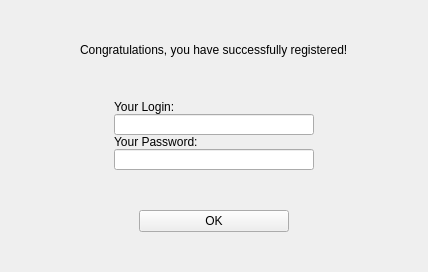
      <widget class="QWidget" name="WelcomePage">
       <layout class="QHBoxLayout" name="horizontalLayout_8">
        <property name="spacing">
         <number>0</number>
        </property>
        <property name="leftMargin">
         <number>0</number>
        </property>
        <property name="topMargin">
         <number>0</number>
        </property>
        <property name="rightMargin">
         <number>0</number>
        </property>
        <property name="bottomMargin">
         <number>0</number>
        </property>
        <item>
         <layout class="QGridLayout" name="gridLayout_6">
          <property name="spacing">
           <number>0</number>
          </property>
          <item row="1" column="1">
           <layout class="QHBoxLayout" name="horizontalLayout_7">
            <property name="spacing">
             <number>0</number>
            </property>
            <item>
             <spacer name="horizontalSpacer_4">
              <property name="orientation">
               <enum>Qt::Horizontal</enum>
              </property>
              <property name="sizeHint" stdset="0">
               <size>
                <width>40</width>
                <height>20</height>
               </size>
              </property>
             </spacer>
            </item>
            <item>
             <widget class="QLabel" name="WelWelcomeLabel">
              <property name="text">
               <string>Congratulations, you have successfully registered!</string>
              </property>
             </widget>
            </item>
            <item>
             <spacer name="horizontalSpacer_5">
              <property name="orientation">
               <enum>Qt::Horizontal</enum>
              </property>
              <property name="sizeHint" stdset="0">
               <size>
                <width>40</width>
                <height>20</height>
               </size>
              </property>
             </spacer>
            </item>
           </layout>
          </item>
          <item row="8" column="1">
           <layout class="QHBoxLayout" name="horizontalLayout_10">
            <property name="spacing">
             <number>0</number>
            </property>
            <item>
             <spacer name="horizontalSpacer_10">
              <property name="orientation">
               <enum>Qt::Horizontal</enum>
              </property>
              <property name="sizeHint" stdset="0">
               <size>
                <width>40</width>
                <height>20</height>
               </size>
              </property>
             </spacer>
            </item>
            <item>
             <widget class="QPushButton" name="WelOkBut">
              <property name="minimumSize">
               <size>
                <width>150</width>
                <height>0</height>
               </size>
              </property>
              <property name="text">
               <string>OK</string>
              </property>
             </widget>
            </item>
            <item>
             <spacer name="horizontalSpacer_11">
              <property name="orientation">
               <enum>Qt::Horizontal</enum>
              </property>
              <property name="sizeHint" stdset="0">
               <size>
                <width>40</width>
                <height>20</height>
               </size>
              </property>
             </spacer>
            </item>
           </layout>
          </item>
          <item row="7" column="1">
           <spacer name="verticalSpacer_10">
            <property name="orientation">
             <enum>Qt::Vertical</enum>
            </property>
            <property name="sizeHint" stdset="0">
             <size>
              <width>20</width>
              <height>40</height>
             </size>
            </property>
           </spacer>
          </item>
          <item row="7" column="2">
           <spacer name="horizontalSpacer_13">
            <property name="orientation">
             <enum>Qt::Horizontal</enum>
            </property>
            <property name="sizeHint" stdset="0">
             <size>
              <width>40</width>
              <height>20</height>
             </size>
            </property>
           </spacer>
          </item>
          <item row="7" column="0">
           <spacer name="horizontalSpacer_14">
            <property name="orientation">
             <enum>Qt::Horizontal</enum>
            </property>
            <property name="sizeHint" stdset="0">
             <size>
              <width>40</width>
              <height>20</height>
             </size>
            </property>
           </spacer>
          </item>
          <item row="0" column="1">
           <spacer name="verticalSpacer_11">
            <property name="orientation">
             <enum>Qt::Vertical</enum>
            </property>
            <property name="sizeType">
             <enum>QSizePolicy::MinimumExpanding</enum>
            </property>
            <property name="sizeHint" stdset="0">
             <size>
              <width>20</width>
              <height>40</height>
             </size>
            </property>
           </spacer>
          </item>
          <item row="9" column="1">
           <spacer name="verticalSpacer_13">
            <property name="orientation">
             <enum>Qt::Vertical</enum>
            </property>
            <property name="sizeType">
             <enum>QSizePolicy::Fixed</enum>
            </property>
            <property name="sizeHint" stdset="0">
             <size>
              <width>20</width>
              <height>40</height>
             </size>
            </property>
           </spacer>
          </item>
          <item row="3" column="1">
           <layout class="QGridLayout" name="gridLayout_8">
            <property name="spacing">
             <number>0</number>
            </property>
            <item row="1" column="1">
             <widget class="QLabel" name="label_11">
              <property name="maximumSize">
               <size>
                <width>140</width>
                <height>21</height>
               </size>
              </property>
              <property name="text">
               <string>Your Login:</string>
              </property>
             </widget>
            </item>
            <item row="2" column="1">
             <widget class="QLineEdit" name="WelLoginEdit">
              <property name="minimumSize">
               <size>
                <width>200</width>
                <height>21</height>
               </size>
              </property>
              <property name="maximumSize">
               <size>
                <width>200</width>
                <height>21</height>
               </size>
              </property>
             </widget>
            </item>
            <item row="2" column="2">
             <spacer name="horizontalSpacer_15">
              <property name="orientation">
               <enum>Qt::Horizontal</enum>
              </property>
              <property name="sizeHint" stdset="0">
               <size>
                <width>40</width>
                <height>20</height>
               </size>
              </property>
             </spacer>
            </item>
            <item row="2" column="0">
             <spacer name="horizontalSpacer_12">
              <property name="orientation">
               <enum>Qt::Horizontal</enum>
              </property>
              <property name="sizeHint" stdset="0">
               <size>
                <width>40</width>
                <height>20</height>
               </size>
              </property>
             </spacer>
            </item>
            <item row="3" column="1">
             <widget class="QLabel" name="label_10">
              <property name="maximumSize">
               <size>
                <width>140</width>
                <height>21</height>
               </size>
              </property>
              <property name="text">
               <string>Your Password:</string>
              </property>
             </widget>
            </item>
            <item row="4" column="1">
             <widget class="QLineEdit" name="WelPasswordEdit">
              <property name="minimumSize">
               <size>
                <width>200</width>
                <height>21</height>
               </size>
              </property>
              <property name="maximumSize">
               <size>
                <width>200</width>
                <height>21</height>
               </size>
              </property>
             </widget>
            </item>
            <item row="0" column="1">
             <spacer name="verticalSpacer_12">
              <property name="orientation">
               <enum>Qt::Vertical</enum>
              </property>
              <property name="sizeType">
               <enum>QSizePolicy::MinimumExpanding</enum>
              </property>
              <property name="sizeHint" stdset="0">
               <size>
                <width>20</width>
                <height>40</height>
               </size>
              </property>
             </spacer>
            </item>
           </layout>
          </item>
         </layout>
        </item>
       </layout>
      </widget>
